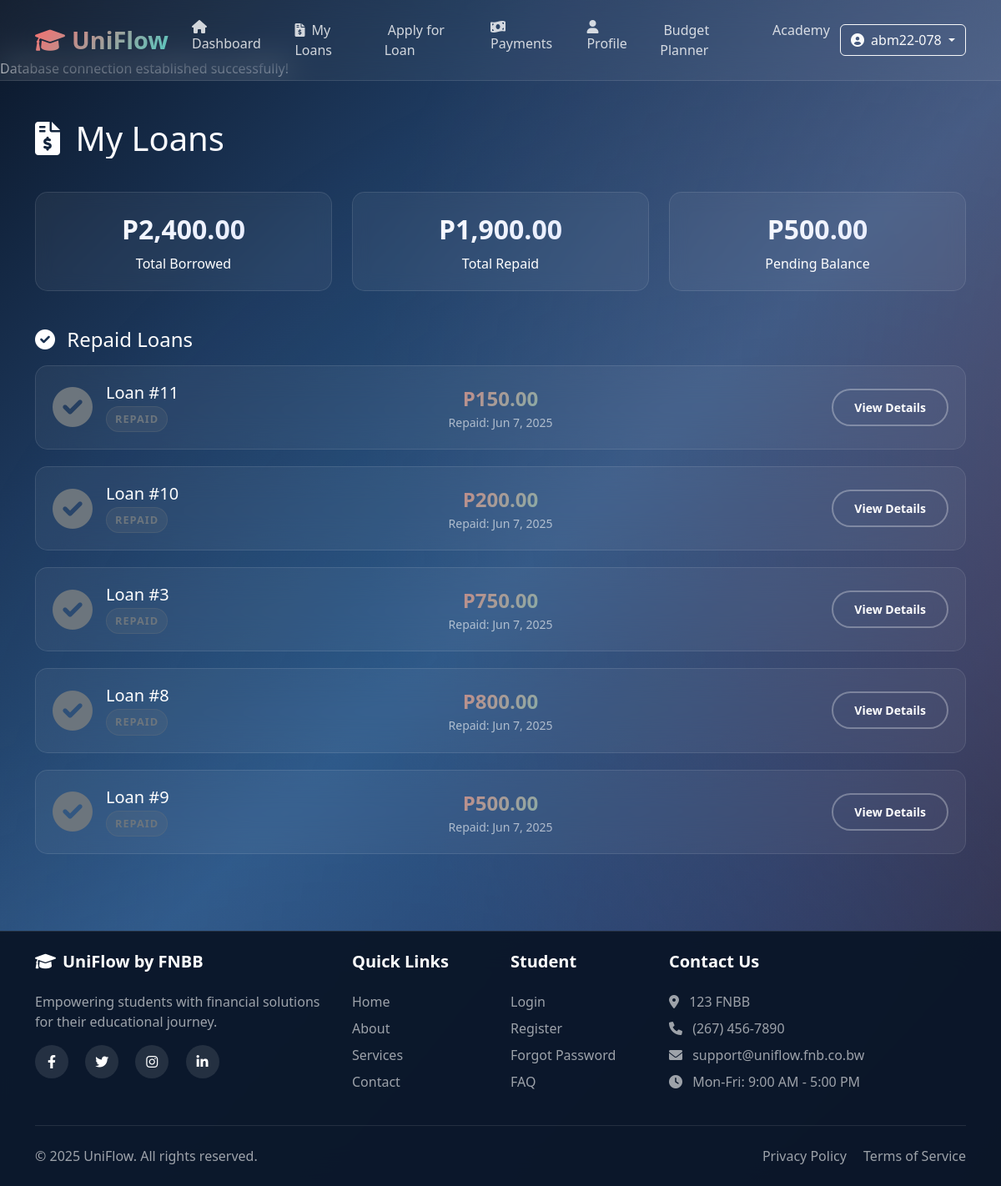
/student/loans.php (signed in), run on the app's committed database.
### tables this page shows
CREATE TABLE `loans` (
  `id` int(11) NOT NULL,
  `student_id` int(11) NOT NULL,
  `university_id` int(11) NOT NULL,
  `amount` decimal(10,2) NOT NULL,
  `amount_paid` decimal(10,2) DEFAULT 0.00,
  `interest_rate` decimal(5,2) DEFAULT 5.00,
  `status` enum('pending','approved','rejected','repaid','defaulted') DEFAULT 'pending',
  `disbursement_date` datetime DEFAULT NULL,
  `due_date` date DEFAULT NULL,
  `repayment_method` enum('auto','manual') DEFAULT NULL,
  `is_emergency_topup` tinyint(1) DEFAULT 0,
  `purpose` varchar(100) DEFAULT NULL,
  `ai_approval_confidence` decimal(5,2) DEFAULT NULL,
  `rejection_reason` varchar(255) DEFAULT NULL,
  `status_updated_at` timestamp NOT NULL DEFAULT current_timestamp() ON UPDATE current_timestamp(),
  `created_at` timestamp NOT NULL DEFAULT current_timestamp()
);

### student/loans.php (the view, shortened to what this page needs)
<?php
$totalLoans = 0;
$totalPaid = 0;
$totalPending = 0;
$activeLoans = [];
$pendingLoans = [];
$repaidLoans = [];
try {
    $pdo = DatabaseConnection::getInstance()->getConnection();
    $stmt = $pdo->prepare("
        SELECT s.id, s.student_id, s.full_name, s.fnb_account_number,
               u.name AS university_name, u.id AS university_id
        FROM students s
        JOIN universities u ON s.university_id = u.id
        WHERE s.id = ?
    ");
    $stmt->execute([$_SESSION['student_db_id']]);
    $student = $stmt->fetch(PDO::FETCH_ASSOC);
    $stmt = $pdo->prepare("
        SELECT l.*,
               (SELECT COALESCE(SUM(amount), 0) FROM repayments WHERE loan_id = l.id) AS amount_paid,
               (l.amount - (SELECT COALESCE(SUM(amount), 0) FROM repayments WHERE loan_id = l.id)) AS amount_remaining
        FROM loans l
        WHERE l.student_id = ? AND l.university_id = ?
        ORDER BY l.created_at DESC
    ");
    $stmt->execute([$_SESSION['student_db_id'], $student['university_id']]);
    $loans = $stmt->fetchAll(PDO::FETCH_ASSOC);
    foreach ($loans as $loan) {
        $totalLoans += (float)$loan['amount'];
        $totalPaid += (float)$loan['amount_paid'];
        $totalPending += ((float)$loan['amount'] - (float)$loan['amount_paid']);
        if ($loan['status'] === 'approved' && $loan['amount_remaining'] > 0) {
            $activeLoans[] = $loan;
        } elseif ($loan['status'] === 'pending') {
            $pendingLoans[] = $loan;
        } elseif ($loan['status'] === 'repaid') {
            $repaidLoans[] = $loan;
        }
    }
} catch (Exception $e) {
    error_log("Loans page error: " . $e->getMessage());
    $error = "Error loading loan data. Please try again later.";
}
?>
<!DOCTYPE html>
<html lang="en">
<head>
    <link href="https://cdn.jsdelivr.net/npm/bootstrap@5.3.0/dist/css/bootstrap.min.css" rel="stylesheet">
    <link href="https://cdnjs.cloudflare.com/ajax/libs/font-awesome/6.0.0/css/all.min.css" rel="stylesheet">
</head>
<body>
    <div class="bg-animated"></div>
    <?php include($_SERVER['DOCUMENT_ROOT'] . '/Uniflow/student/navbar.php'); ?>
    <div class="container py-5">
        <div class="row mb-4">
            <div class="col-12">
                <h1 class="mb-3" style="background: linear-gradient(135deg, #ffffff, #e0e7ff); -webkit-background-clip: text; -webkit-text-fill-color: transparent; background-clip: text;">
                    <i class="fas fa-file-invoice-dollar me-2"></i> My Loans
                </h1>
            </div>
        </div>
        <div class="row mb-4">
            <div class="col-md-4">
                <div class="stats-card glass">
                    <div class="stats-number">P<?php echo number_format($totalLoans, 2); ?></div>
                    <p class="mb-0">Total Borrowed</p>
                </div>
            </div>
            <div class="col-md-4">
                <div class="stats-card glass">
                    <div class="stats-number">P<?php echo number_format($totalPaid, 2); ?></div>
                    <p class="mb-0">Total Repaid</p>
                </div>
            </div>
            <div class="col-md-4">
                <div class="stats-card glass">
                    <div class="stats-number">P<?php echo number_format($totalPending, 2); ?></div>
                    <p class="mb-0">Pending Balance</p>
                </div>
            </div>
        </div>
        <?php if (!empty($repaidLoans)): ?>
            <div class="row mb-4">
                <div class="col-12">
                    <h4 class="mb-3"><i class="fas fa-check-circle me-2"></i> Repaid Loans</h4>
                    <?php foreach ($repaidLoans as $loan): ?>
                        <div class="loan-card glass">
                            <div class="row align-items-center">
                                <div class="col-md-4">
                                    <div class="d-flex align-items-center">
                                        <div class="me-3">
                                            <i class="fas fa-check-circle fa-3x" style="color: #6C757D;"></i>
                                        </div>
                                        <div>
                                            <h5 class="mb-1">Loan #<?php echo htmlspecialchars($loan['id']); ?></h5>
                                            <span class="loan-status status-repaid">Repaid</span>
                                        </div>
                                    </div>
                                </div>
                                <div class="col-md-4">
                                    <div class="text-center">
                                        <div class="loan-amount">P<?php echo number_format($loan['amount'], 2); ?></div>
                                        <small class="text-muted">Repaid: <?php echo date('M j, Y', strtotime($loan['status_updated_at'])); ?></small>
                                    </div>
                                </div>
                                <div class="col-md-4">
                                    <div class="text-end">
                                        <button class="btn btn-outline-custom btn-sm" data-bs-toggle="modal" data-bs-target="#loanModal<?php echo $loan['id']; ?>">
                                            View Details
                                        </button>
                                    </div>
                                </div>
                            </div>
                        </div>
                    <?php endforeach; ?>
                </div>
            </div>
        <?php endif; ?>
    </div>
    <?php include($_SERVER['DOCUMENT_ROOT'] . '/Uniflow/student/footer.php'); ?>
</body>
</html>

### student/loans.php (style rules this page uses)
* { margin: 0; padding: 0; box-sizing: border-box; }
body { font-family: 'Segoe UI', system-ui, -apple-system, sans-serif; overflow-x: hidden; background: linear-gradient(135deg, #0a1628 0%, #1e3a5f 25%, #2d5a87 50%, #1e3a5f 75%, #0a1628 100%); background-attachment: fixed; min-height: 100vh; color: white; padding-top: 70px; }
.bg-animated { position: fixed; top: 0; left: 0; width: 100%; height: 100%; z-index: -1; overflow: hidden; }
.bg-animated::before { content: ''; position: absolute; width: 200%; height: 200%; background: radial-gradient(circle at 20% 80%, rgba(120, 119, 198, 0.3) 0%, transparent 50%), radial-gradient(circle at 80% 20%, rgba(255, 107, 107, 0.3) 0%, transparent 50%), radial-gradient(circle at 40% 40%, rgba(42, 82, 152, 0.2) 0%, transparent 50%); animation: float 20s ease-in-out infinite; }
.glass { background: rgba(255, 255, 255, 0.1); backdrop-filter: blur(20px); border: 1px solid rgba(255, 255, 255, 0.2); border-radius: 20px; }
.loan-card { background: rgba(255, 255, 255, 0.05); backdrop-filter: blur(20px); border: 1px solid rgba(255, 255, 255, 0.1); border-radius: 15px; padding: 20px; margin-bottom: 20px; transition: all 0.3s ease; }
.loan-status { display: inline-block; padding: 5px 10px; border-radius: 20px; font-size: 0.8rem; font-weight: 600; text-transform: uppercase; letter-spacing: 1px; }
.status-repaid { background: rgba(108, 117, 125, 0.2); color: #6C757D; border: 1px solid rgba(108, 117, 125, 0.3); }
.loan-amount { font-size: 1.5rem; font-weight: 700; background: linear-gradient(135deg, #FF6B6B, #4ECDC4); -webkit-background-clip: text; -webkit-text-fill-color: transparent; background-clip: text; }
.stats-card { background: rgba(255, 255, 255, 0.05); backdrop-filter: blur(10px); border: 1px solid rgba(255, 255, 255, 0.1); border-radius: 15px; padding: 20px; margin-bottom: 20px; text-align: center; }
.stats-number { font-size: 2rem; font-weight: 700; background: linear-gradient(135deg, #ffffff, #e0e7ff); -webkit-background-clip: text; -webkit-text-fill-color: transparent; background-clip: text; margin-bottom: 5px; }
.btn-outline-custom { border: 2px solid rgba(255, 255, 255, 0.3); color: white; padding: 10px 25px; border-radius: 50px; font-weight: 600; background: transparent; transition: all 0.3s ease; }

### student/footer.php (style rules this page uses)
.text-muted { color: rgba(255, 255, 255, 0.6) !important; }

### data on the page
loans: id "11", amount "150.00", status_updated_at "Jun 7, 2025"
loans: id "10", amount "200.00", status_updated_at "Jun 7, 2025"
loans: id "3", amount "750.00", status_updated_at "Jun 7, 2025"
loans: id "8", amount "800.00", status_updated_at "Jun 7, 2025"
loans: id "9", amount "500.00", status_updated_at "Jun 7, 2025"

### other printed values
$_SESSION['student_id'] "abm22-078"
$totalLoans "2,400.00"
$totalPaid "1,900.00"
$totalPending "500.00"
